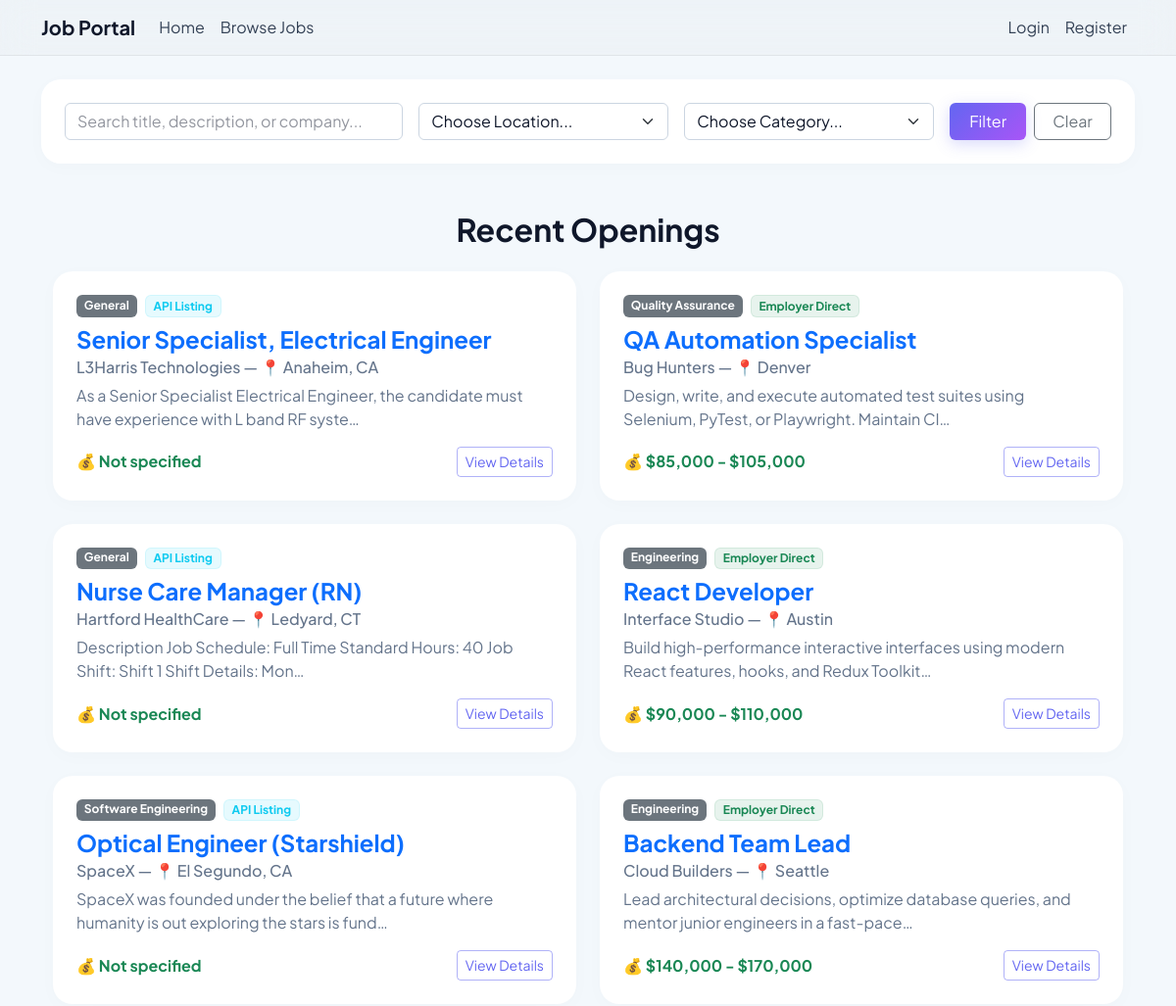
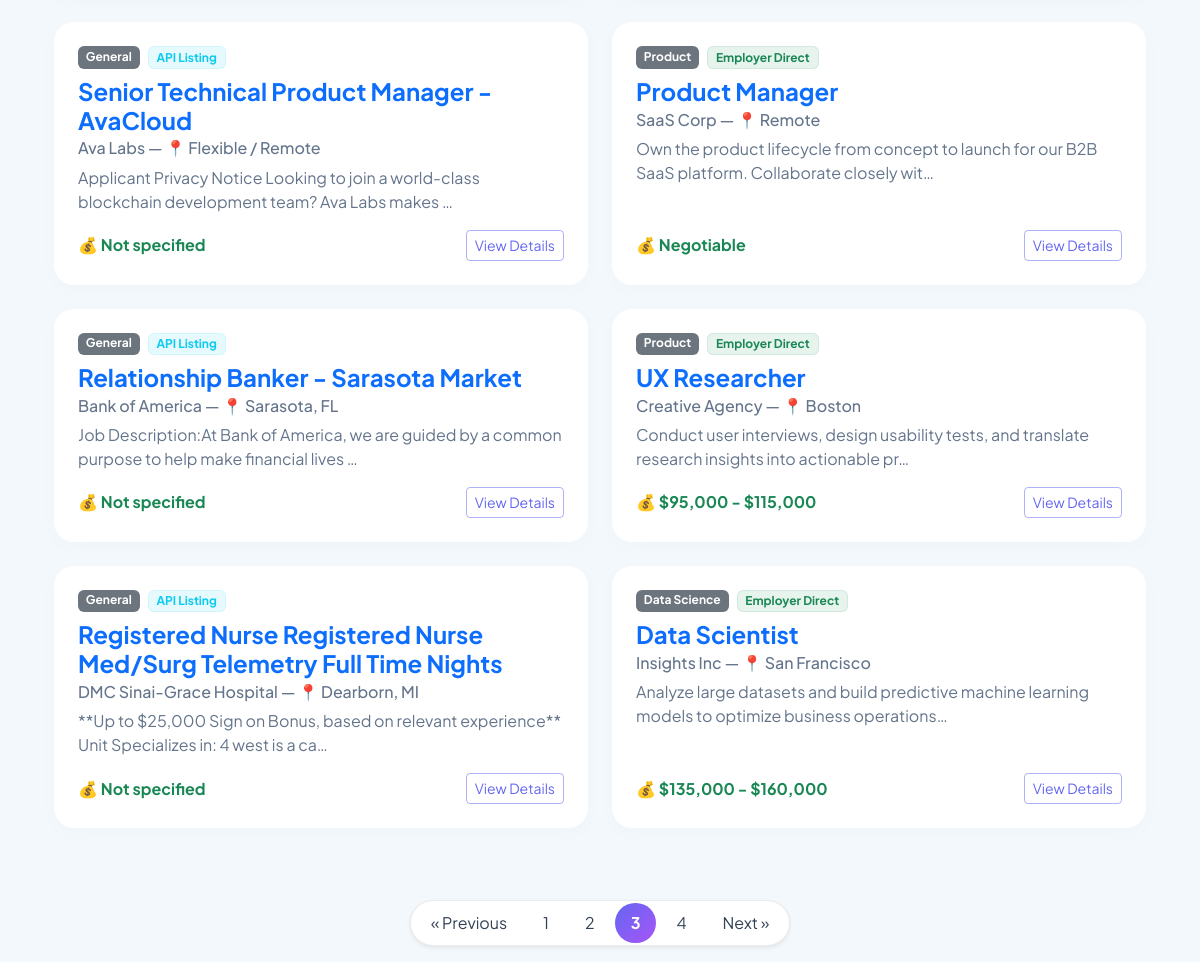
/jobs/browse/?page=3, run on the app's committed database (2 pictures, top to bottom).
### jobs/models.py (models this page shows, shortened)
class Job(models.Model):
    title = models.CharField(max_length=255)
    description = models.TextField()
    company =models.CharField(max_length=255)
    location =models.CharField(max_length=255)
    salary = models.CharField(max_length=100, blank=True, null=True)# In case the salary is negotiable
    category=models.CharField(max_length=100)
    employer=models.ForeignKey(User, on_delete=models.CASCADE, related_name='jobs')
    created_at = models.DateTimeField(auto_now_add=True)
    is_external = models.BooleanField(default=False)
    external_url = models.URLField(blank=True, null=True)

### jobs/views.py (the view)
# urls.py: path('jobs/browse/', views.browse_jobs, name='browse_jobs'),
def browse_jobs(request):
    jobs = Job.objects.all().order_by('-created_at')
    query = request.GET.get('query', '')
    location = request.GET.get('location', '')
    category = request.GET.get('category', '')
    if query:
        jobs = jobs.filter(
            Q(title__icontains=query) |
            Q(description__icontains=query) |
            Q(company__icontains=query)
        )
    if location:
        jobs = jobs.filter(location__iexact=location)
    if category:
        jobs = jobs.filter(category__iexact=category)
    all_categories = Job.objects.values_list('category', flat=True).distinct()
    all_locations = Job.objects.values_list('location', flat=True).distinct()
    api_jobs = list(jobs.filter(is_external=True))
    employer_jobs = list(jobs.filter(is_external=False))
    interleaved_jobs = []
    if len(api_jobs) > 0 and len(employer_jobs) > 0:
        max_len = max(len(api_jobs), len(employer_jobs))
        for idx in range(max_len):
            interleaved_jobs.append(api_jobs[idx % len(api_jobs)])
            interleaved_jobs.append(employer_jobs[idx % len(employer_jobs)])
    elif len(api_jobs) > 0:
        interleaved_jobs = api_jobs
    else:
        interleaved_jobs = employer_jobs
    paginator = Paginator(interleaved_jobs, 12)
    page_number = request.GET.get('page')
    jobs_page = paginator.get_page(page_number)
    context = {
        'jobs': jobs_page,
        'categories': all_categories,
        'locations': all_locations,
        'query': query,
        'selected_location': location,
        'selected_category': category,
    }
    return render(request, 'jobs/browse_jobs.html', context)

### jobs/templates/jobs/browse_jobs.html (shortened to what this page needs)
{% extends 'jobs/base.html' %}
{% block content %}
<div class="card shadow-sm border-0 mb-5 p-4">
    <form method="get" action="{% url 'browse_jobs' %}">
        <div class="row g-3">
            <div class="col-md-4">
                <input type="text" name="query" class="form-control" placeholder="Search title, description, or company..." value="{{ query }}">
            </div>
            <div class="col-md-3">
                <select name="location" class="form-select">
                    <option value="">Choose Location...</option>
                </select>
            </div>
            <div class="col-md-3">
                <select name="category" class="form-select">
                    <option value="">Choose Category...</option>
                </select>
            </div>
            <div class="col-md-2 d-grid gap-2 d-flex">
                <button type="submit" class="btn btn-primary w-100">Filter</button>
                <a href="{% url 'browse_jobs' %}" class="btn btn-outline-secondary w-100">Clear</a>
            </div>
        </div>
    </form>
</div>
<div class="container mt-5">
    <h2 class="mb-4 text-center fw-bold">Recent Openings</h2>
    <div class="row">
        {% for job in jobs %}
            <div class="col-md-6 mb-4">
                <div class="card h-100 shadow-sm border-0">
                    <div class="card-body p-4 d-flex flex-column">
                        <div class="d-flex gap-2 mb-2 align-self-start">
                            <span class="badge bg-secondary">{{ job.category }}</span>
                            {% if job.is_external %}
                                <span class="badge bg-info bg-opacity-10 text-info border border-info border-opacity-10">API Listing</span>
                            {% else %}
                                <span class="badge bg-success bg-opacity-10 text-success border border-success border-opacity-10">Employer Direct</span>
                            {% endif %}
                        </div>
                        <h4 class="card-title fw-bold text-primary">{{ job.title }}</h4>
                        <h6 class="card-subtitle mb-2 text-muted">{{ job.company }} — 📍 {{ job.location }}</h6>
                        <p class="card-text text-muted">{{ job.description|striptags|truncatechars:100 }}</p>
                        <div class="mt-auto d-flex justify-content-between align-items-center">
                            {% if job.salary %}
                                <span class="fw-bold text-success">💰 {{ job.salary }}</span>
                            {% else %}
                                <span class="text-muted">Salary: Negotiable</span>
                            {% endif %}
                            <a href="{% url 'job_detail' job.id %}" class="btn btn-outline-primary btn-sm">View Details</a>
                        </div>
                    </div>
                </div>
            </div>
        {% empty %}
            <div class="col-12 text-center my-5">
                <p class="fs-4 text-muted">No jobs posted yet. Be the first to post a job!</p>
            </div>
        {% endfor %}
    </div>
    {% if jobs.has_other_pages %}
        <nav class="d-flex justify-content-center mt-5">
            <ul class="pagination shadow-sm">
                {% if jobs.has_previous %}
                    <li class="page-item">
                        <a class="page-link py-2 px-3" href="?page={{ jobs.previous_page_number }}" aria-label="Previous">
                            <span>&laquo; Previous</span>
                        </a>
                    </li>
                {% else %}
                    <li class="page-item disabled">
                        <span class="page-link py-2 px-3">&laquo; Previous</span>
                    </li>
                {% endif %}
                {% for num in jobs.paginator.page_range %}
                    {% if jobs.number == num %}
                        <li class="page-item active">
                            <span class="page-link py-2 px-3">{{ num }}</span>
                        </li>
                    {% elif num > jobs.number|add:'-3' and num < jobs.number|add:'3' %}
                        <li class="page-item">
                            <a class="page-link py-2 px-3" href="?page={{ num }}">{{ num }}</a>
                        </li>
                    {% endif %}
                {% endfor %}
                {% if jobs.has_next %}
                    <li class="page-item">
                        <a class="page-link py-2 px-3" href="?page={{ jobs.next_page_number }}" aria-label="Next">
                            <span>Next &raquo;</span>
                        </a>
                    </li>
                {% else %}
                    <li class="page-item disabled">
                        <span class="page-link py-2 px-3">Next &raquo;</span>
                    </li>
                {% endif %}
            </ul>
        </nav>
    {% endif %}
</div>
{% endblock %}

### jobs/templates/jobs/base.html (style rules this page uses)
html { scroll-behavior: smooth; }
body { background-color: #f3f8fc; color: #0f172a; font-family: 'Plus Jakarta Sans', sans-serif; }
.card { background: #ffffff !important; border: 1px solid rgba(0, 0, 0, 0.08); border-radius: 20px !important; color: #0f172a !important; box-shadow: 0 4px 20px rgba(0, 0, 0, 0.02) !important; }
.form-control, .form-select, input[type="text"], input[type="password"], input[type="email"], select, textarea { background-color: #ffffff !important; border: 1px solid #cbd5e1 !important; color: #0f172a !important; }
.form-control::placeholder, input::placeholder { color: rgba(15, 23, 42, 0.45) !important; }
.btn-primary { background: linear-gradient(135deg, #6366f1 0%, #a855f7 100%) !important; border: none !important; box-shadow: 0 4px 15px rgba(99, 102, 241, 0.25) !important; transition: all 0.3s cubic-bezier(0.16, 1, 0.3, 1) !important; color: #ffffff !important; }
.btn-outline-primary { border-color: rgba(99, 102, 241, 0.5) !important; color: #6366f1 !important; transition: all 0.3s ease !important; }
.text-muted { color: #64748b !important; }
.pagination { border-radius: 30px !important; border: 1px solid rgba(0, 0, 0, 0.08) !important; background: #ffffff !important; padding: 2px !important; }
.page-link { color: #334155 !important; background-color: transparent !important; border: none !important; border-radius: 30px !important; transition: all 0.2s ease !important; margin: 0 2px !important; }
.page-item.active .page-link { background: linear-gradient(135deg, #6366f1 0%, #a855f7 100%) !important; color: #ffffff !important; font-weight: bold !important; }

### data on the page
Job: category "General", is_external "API Listing", title "Senior Specialist, Electrical Engineer", company "L3Harris Technologies", location "Anaheim, CA", description "As a Senior Specialist Electrical Engineer, the candidate must have experience with L band RF syste…", salary "Not specified"
Job: category "Quality Assurance", is_external "Employer Direct", title "QA Automation Specialist", company "Bug Hunters", location "Denver", description "Design, write, and execute automated test suites using Selenium, PyTest, or Playwright. Maintain CI…", salary "$85,000 - $105,000"
Job: category "General", is_external "API Listing", title "Nurse Care Manager (RN)", company "Hartford HealthCare", location "Ledyard, CT", description "Description Job Schedule: Full Time Standard Hours: 40 Job Shift: Shift 1 Shift Details: Mon…", salary "Not specified"
Job: category "Engineering", is_external "Employer Direct", title "React Developer", company "Interface Studio", location "Austin", description "Build high-performance interactive interfaces using modern React features, hooks, and Redux Toolkit…", salary "$90,000 - $110,000"
Job: category "Software Engineering", is_external "API Listing", title "Optical Engineer (Starshield)", company "SpaceX", location "El Segundo, CA", description "SpaceX was founded under the belief that a future where humanity is out exploring the stars is fund…", salary "Not specified"
Job: category "Engineering", is_external "Employer Direct", title "Backend Team Lead", company "Cloud Builders", location "Seattle", description "Lead architectural decisions, optimize database queries, and mentor junior engineers in a fast-pace…", salary "$140,000 - $170,000"
Job: category "General", is_external "API Listing", title "Senior Technical Product Manager - AvaCloud", company "Ava Labs", location "Flexible / Remote", description "Applicant Privacy Notice Looking to join a world-class blockchain development team? Ava Labs makes …", salary "Not specified"
Job: category "Product", is_external "Employer Direct", title "Product Manager", company "SaaS Corp", location "Remote", description "Own the product lifecycle from concept to launch for our B2B SaaS platform. Collaborate closely wit…", salary "Negotiable"
Job: category "General", is_external "API Listing", title "Relationship Banker - Sarasota Market", company "Bank of America", location "Sarasota, FL", description "Job Description:At Bank of America, we are guided by a common purpose to help make financial lives …", salary "Not specified"
Job: category "Product", is_external "Employer Direct", title "UX Researcher", company "Creative Agency", location "Boston", description "Conduct user interviews, design usability tests, and translate research insights into actionable pr…", salary "$95,000 - $115,000"
Job: category "General", is_external "API Listing", title "Registered Nurse Registered Nurse Med/Surg Telemetry Full Time Nights", company "DMC Sinai-Grace Hospital", location "Dearborn, MI", description "**Up to $25,000 Sign on Bonus, based on relevant experience** Unit Specializes in: 4 west is a ca…", salary "Not specified"
Job: category "Data Science", is_external "Employer Direct", title "Data Scientist", company "Insights Inc", location "San Francisco", description "Analyze large datasets and build predictive machine learning models to optimize business operations…", salary "$135,000 - $160,000"

### other printed values
{{ num }} "1" "2" "4"
{{ num }} "3"
